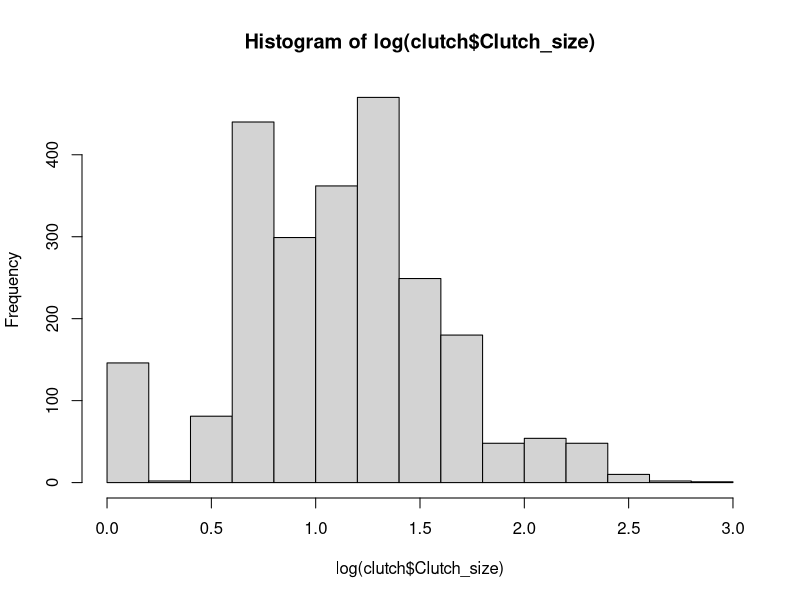

Recreate this plot in R.
## ---- chunk 1
clutch<-read.csv("ClutchSize.csv")
head(clutch)
mean<-mean(clutch$Clutch_size)
sd<-sd(clutch$Clutch_size)
mean
sd
hist(log(clutch$Clutch_size))
## ---- chunk 2

mean(clutch$Clutch_size)   
n = nrow(clutch)

est = NULL
for (i in 1:1000){
  boot = sample(clutch$Clutch_size, n, replace=TRUE)
  mean = mean(boot)
  est = append(est,mean)
}     

      mean(est)
## ---- chunk 3
      f=length(unique(clutch$Family))
est2 = NULL
for (i in 1:1000){
  fam = sample(clutch$Family, f, replace = TRUE)
  subdat = clutch[which(clutch$Family %in% fam),]
  boot = sample(subdat$Clutch_size, n, replace=TRUE)
  mean = mean(boot)
  est2 = append(est,mean)
}     

      mean(est2)
      
## ---- chunk 4
      f=length(unique(clutch$Family))
est3 = NULL
for (i in 1:1000){
  fam = sample(clutch$Family, f, replace = TRUE)
  subdat = clutch[which(clutch$Family %in% fam),]
   g=length(unique(subdat$Genus_name))
  gen = sample(subdat$Genus_name, g, replace = TRUE)
  subdat2 = subdat[which(subdat$Genus_name %in% gen),]
  boot = sample(subdat2$Clutch_size, n, replace=TRUE)
  mean = mean(boot)
  est3 = append(est3,mean)
}     

mean(est3)
      
